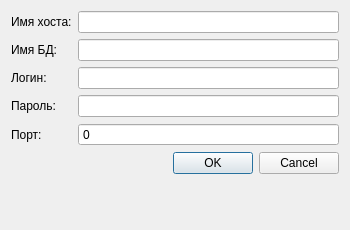
<?xml version="1.0" encoding="UTF-8"?>
<ui version="4.0">
 <class>ConInfWin</class>
 <widget class="QDialog" name="ConInfWin">
  <property name="geometry">
   <rect>
    <x>0</x>
    <y>0</y>
    <width>350</width>
    <height>230</height>
   </rect>
  </property>
  <property name="sizePolicy">
   <sizepolicy hsizetype="Preferred" vsizetype="Preferred">
    <horstretch>0</horstretch>
    <verstretch>0</verstretch>
   </sizepolicy>
  </property>
  <property name="minimumSize">
   <size>
    <width>350</width>
    <height>230</height>
   </size>
  </property>
  <property name="maximumSize">
   <size>
    <width>350</width>
    <height>230</height>
   </size>
  </property>
  <property name="windowTitle">
   <string>Dialog</string>
  </property>
  <property name="sizeGripEnabled">
   <bool>false</bool>
  </property>
  <property name="modal">
   <bool>false</bool>
  </property>
  <layout class="QFormLayout" name="formLayout">
   <item row="0" column="0">
    <widget class="QLabel" name="ln_host">
     <property name="text">
      <string>Имя хоста:</string>
     </property>
     <property name="buddy">
      <cstring>le_host</cstring>
     </property>
    </widget>
   </item>
   <item row="0" column="1">
    <widget class="QLineEdit" name="le_host"/>
   </item>
   <item row="1" column="0">
    <widget class="QLabel" name="lb_db">
     <property name="text">
      <string>Имя БД:</string>
     </property>
     <property name="buddy">
      <cstring>le_db</cstring>
     </property>
    </widget>
   </item>
   <item row="1" column="1">
    <widget class="QLineEdit" name="le_db"/>
   </item>
   <item row="2" column="0">
    <widget class="QLabel" name="lb_login">
     <property name="text">
      <string>Логин:</string>
     </property>
     <property name="buddy">
      <cstring>le_login</cstring>
     </property>
    </widget>
   </item>
   <item row="2" column="1">
    <widget class="QLineEdit" name="le_login"/>
   </item>
   <item row="3" column="1">
    <widget class="QLineEdit" name="le_pass"/>
   </item>
   <item row="4" column="0">
    <widget class="QLabel" name="lb_port">
     <property name="text">
      <string>Порт:</string>
     </property>
     <property name="buddy">
      <cstring>sb_port</cstring>
     </property>
    </widget>
   </item>
   <item row="4" column="1">
    <widget class="QSpinBox" name="sb_port">
     <property name="frame">
      <bool>true</bool>
     </property>
     <property name="buttonSymbols">
      <enum>QAbstractSpinBox::ButtonSymbols::NoButtons</enum>
     </property>
     <property name="accelerated">
      <bool>false</bool>
     </property>
     <property name="showGroupSeparator" stdset="0">
      <bool>true</bool>
     </property>
     <property name="maximum">
      <number>65535</number>
     </property>
    </widget>
   </item>
   <item row="3" column="0">
    <widget class="QLabel" name="lb_pass">
     <property name="text">
      <string>Пароль:</string>
     </property>
     <property name="buddy">
      <cstring>le_pass</cstring>
     </property>
    </widget>
   </item>
   <item row="10" column="1">
    <widget class="QDialogButtonBox" name="buttonBox">
     <property name="orientation">
      <enum>Qt::Orientation::Horizontal</enum>
     </property>
     <property name="standardButtons">
      <set>QDialogButtonBox::StandardButton::Cancel|QDialogButtonBox::StandardButton::Ok</set>
     </property>
    </widget>
   </item>
  </layout>
 </widget>
 <resources/>
 <connections>
  <connection>
   <sender>buttonBox</sender>
   <signal>accepted()</signal>
   <receiver>ConInfWin</receiver>
   <slot>accept()</slot>
   <hints>
    <hint type="sourcelabel">
     <x>478</x>
     <y>364</y>
    </hint>
    <hint type="destinationlabel">
     <x>123</x>
     <y>307</y>
    </hint>
   </hints>
  </connection>
  <connection>
   <sender>buttonBox</sender>
   <signal>rejected()</signal>
   <receiver>ConInfWin</receiver>
   <slot>reject()</slot>
   <hints>
    <hint type="sourcelabel">
     <x>546</x>
     <y>370</y>
    </hint>
    <hint type="destinationlabel">
     <x>426</x>
     <y>240</y>
    </hint>
   </hints>
  </connection>
 </connections>
</ui>
